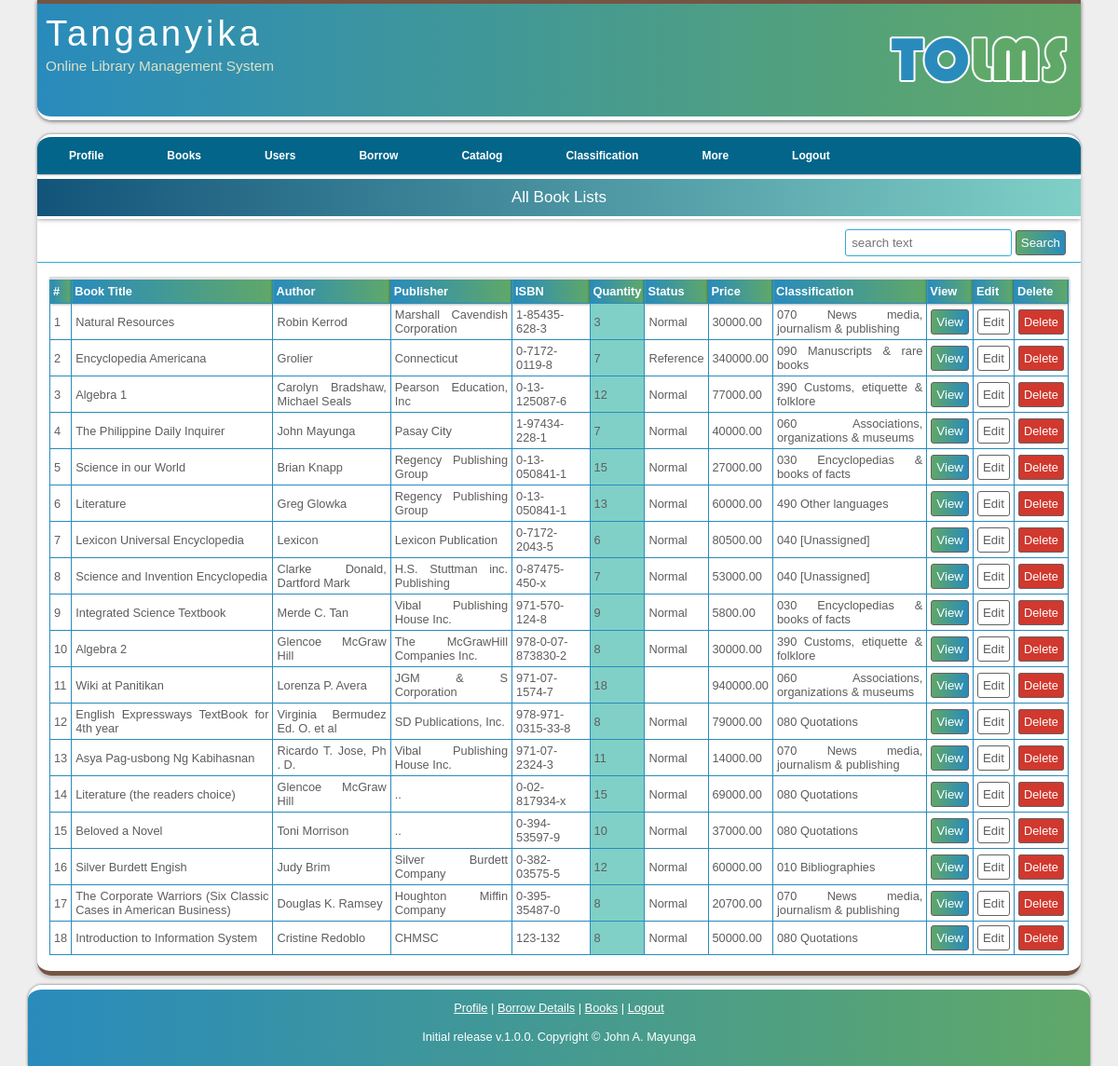
/viewBooksAvailable.php (signed in), run on the app's committed database.
### tables this page shows
CREATE TABLE `catalog` (
  `catalogID` int(11) NOT NULL,
  `catalogNo` char(8) NOT NULL,
  `catStatus` enum('Lost','New','Old','Deleted') NOT NULL DEFAULT 'New',
  `state` enum('0','1') NOT NULL DEFAULT '1',
  `bookID` int(11) NOT NULL
);

CREATE TABLE `books` (
  `bookID` int(11) NOT NULL,
  `bookTitle` varchar(100) NOT NULL,
  `author` varchar(50) NOT NULL,
  `bookPub` varchar(100) NOT NULL,
  `pages` varchar(40) NOT NULL,
  `ISBN` varchar(50) NOT NULL,
  `copyrightYear` int(11) NOT NULL,
  `dateReceived` datetime NOT NULL,
  `dateAdded` datetime NOT NULL,
  `status` enum('Normal','Reference') NOT NULL DEFAULT 'Normal',
  `price` decimal(10,2) NOT NULL,
  `classID` int(50) NOT NULL
);

CREATE TABLE `classification` (
  `classID` int(11) NOT NULL,
  `deweyNo` varchar(5) NOT NULL,
  `className` varchar(50) DEFAULT NULL
);

### AppRoot/init.inc.php (called while the page is built, shortened)
<?php
$host = 'localhost';
$user = 'atchosti_tolms';
$password = 'MayungaPassword';
$database = 'atchosti_tolms';
$link = mysqli_connect($host, $user, $password, $database );
if(isset($_SESSION['userID'])){
    $sessionULe           = $_SESSION['uLevel'];
}
require_once ('AppRoot/Functions/functions.php');
require_once ('AppRoot/Functions/viewFunctions.php');

### AppRoot/Functions/viewFunctions.php (called while the page is built, shortened)
<?php
function viewBookCount($catStatus = '', $catStatus1 = '', $state = '', $filter = ''){
    global $link;
    $query = "SELECT *, COUNT(*) AS quantity FROM catalog
        LEFT JOIN books ON catalog.bookID = books.bookID
        LEFT JOIN classification ON books.classID = classification.classID
        where catalog.catStatus !='Deleted' AND catalog.catStatus !='Lost' AND catalog.state !='0'  ";
    $query .= " GROUP BY catalog.bookID";
    $queryresult = mysqli_query($link, $query);
    return $queryresult;
}
function getClassificationFromID($classID){
    global $link;
    $classID = secureText(checkValue($classID, 'Classification is empty!'));
    $result = mysqli_query($link, "SELECT * FROM classification where classID = '{$classID}'");
    if($result){
        $row = mysqli_fetch_assoc($result);
        $classification = $row['deweyNo'] . " " . $row['className'];
        return $classification;
    }
}

### AppRoot/Functions/functions.php (called while the page is built, shortened)
<?php
function secureText ($text) {
    global $link;
    $string = trim ($text);
    $securedString = mysqli_real_escape_string ($link, $string);
    return $securedString;
}
function checkValue($value, $message){
    return $value;
}

### viewBooksAvailable.php (the view, shortened to what this page needs)
<?php
include('AppRoot/init.inc.php');
$catStatus = 'Deleted'; $catStatus1 = 'Lost'; $state = '0'; $filter = '';
?>
<!DOCTYPE HTML>
<html>
    <?php require_once 'AppRoot/Includes/head.inc';?>
    <body>
      <div id="main">
          <?php include 'AppRoot/Includes/header.inc'; ?>
          <?php include 'AppRoot/Includes/navigation.inc'; ?>
        <div id="site_content">
            <div class="my-title">All Book Lists</div>
            <?php include('AppRoot/Includes/searchForm.inc'); ?>
            <div class="contents-manage">
                <table class="data-table">
                    <tr>
                       <th>#</th><th>Book Title</th><th>Author</th><th>Publisher</th><th>ISBN</th><th>Quantity</th><th>Status</th><th>Price</th><th>Classification</th><th>View</th>
                       <?php if($sessionULe == 'Admin' || $sessionULe == 'Librarian') : ?>
                       <th>Edit</th>
                       <th>Delete</th>
                       <?php endif; ?>
                    </tr>
                        <tbody>
                        <?php
                        $number = 1;
                        foreach (viewBookCount($catStatus, $catStatus1, $state, $filter) as $user) :
                            extract($user);
                        ?>
                            <tr>
                                <td><?= $number; ?></td>
                                <td><?= $bookTitle; ?></td>
                                <td><?= $author; ?></td>
                                <td><?= $bookPub; ?></td>
                                <td><?= $ISBN; ?></td>
                                <td <?php if($quantity < 1) { echo "style='background-color: #80d0c7'"; } else {echo "style='background-color: #80d0c7'"; } ?>><?= $quantity; ?></td>
                                <td><?= $status; ?></td>
                                <td><?= $price; ?></td>
                                <td><?= getClassificationFromID($classID); ?></td>
                                <td>
                                    <form action="viewBook.php" method="POST">
                                        <input type="submit" class="control-button view" name="viewFullBook" value="View"/>
                                    </form>
                                </td>
                                <?php if($sessionULe == 'Admin' || $sessionULe == 'Librarian') : ?>
                                <td>
                                    <form action="manageBook.php" method="POST">
                                        <input type="submit" class="control-button edit" name="editBook" value="Edit"/>
                                    </form>
                                </td>
                                <td>
                                    <a href="viewBooksAvailable.php?deleteBook=<?=$bookID ?>" OnClick="return confirm('Are you sure you want to delete this book <?= $bookTitle ;?> ?')" class="control-button delete" >Delete</a>
                                </td>
                                <?php endif; ?>
                            </tr>
                        <?php
                            $number ++;
                            endforeach;
                        ?>
                        </tbody>
                    </table>
                </div>
            </div>
        </div>
        <?php include 'AppRoot/Includes/footer.inc'; ?>
    </body>
</html>

### AppRoot/Assets/CSS/styles.css (style rules this page uses)
* { margin: 0; padding: 0; }
body { font: normal .80em 'trebuchet ms', arial, sans-serif; background: #eee; color: #5D5D5D; text-align: justify; }
a, a:hover { background: transparent; text-decoration: underline; color: #51A9FB; }
#main { max-width: 1120px; padding: 0 20px 0 20px; margin: 0 auto 10px auto; }
#site_content { width: 100%; min-height: 480px; overflow: hidden; padding: 0px; background: #fff; border-top: 5px solid #fff; border-bottom: 5px solid #765443;; border-radius: 0 0 15px 15px; color: #5D5D5D; box-shadow: 0 2px 5px 0 rgba(0,0,0,.26); margin-bottom: 10px; }
.my-title { padding: 10px; background: linear-gradient(to right, #13547a, #80d0c7); border-bottom: 3px solid #fff; color: #fff; font-size: 17px; margin-bottom: 5px; text-align: center; box-shadow: 0 0 5px rgba(0,0,0,.5); }
.contents-manage { padding: 15px 13px 17px 13px; }
.control-button { padding: 5px; border: 1px solid #636161; border-radius: 3px; color: #fff; text-decoration: none; outline: none; }
.delete { background-color: #d1382e; }
.edit { background-color: #fff; color: #5D5D5D; }
.view { background: linear-gradient(to right, #60A868, #298BBC); }
table { border-collapse: collapse; }
.data-table { border-top: 3px solid #ddd; width: 100%; }
.data-table th, .data-table td { vertical-align: middle; border: 1px solid #298BBC; }
.data-table th { background: linear-gradient(to right, #298BBC, #60A868); padding: 5px 3px; color: #fff; box-shadow: 0 0 3px rgba(0,0,0,.5); }
.data-table td { padding: 4px; }

### data on the page
catalog: bookID.bookTitle "Natural Resources", bookID.author "Robin Kerrod", bookID.bookPub "Marshall Cavendish Corporation", bookID.ISBN "1-85435-628-3", quantity "3", bookID.status "Normal", bookID.price "30000.00", classification.classID+deweyNo+className "070 News media, journalism & publishing"
catalog: bookID.bookTitle "Encyclopedia Americana", bookID.author "Grolier", bookID.bookPub "Connecticut", bookID.ISBN "0-7172-0119-8", quantity "7", bookID.status "Reference", bookID.price "340000.00", classification.classID+deweyNo+className "090 Manuscripts & rare books"
catalog: bookID.bookTitle "Algebra 1", bookID.author "Carolyn Bradshaw, Michael Seals", bookID.bookPub "Pearson Education, Inc", bookID.ISBN "0-13-125087-6", quantity "12", bookID.status "Normal", bookID.price "77000.00", classification.classID+deweyNo+className "390 Customs, etiquette & folklore"
catalog: bookID.bookTitle "The Philippine Daily Inquirer", bookID.author "John Mayunga", bookID.bookPub "Pasay City", bookID.ISBN "1-97434-228-1", quantity "7", bookID.status "Normal", bookID.price "40000.00", classification.classID+deweyNo+className "060 Associations, organizations & museums"
catalog: bookID.bookTitle "Science in our World", bookID.author "Brian Knapp", bookID.bookPub "Regency Publishing Group", bookID.ISBN "0-13-050841-1", quantity "15", bookID.status "Normal", bookID.price "27000.00", classification.classID+deweyNo+className "030 Encyclopedias & books of facts"
catalog: bookID.bookTitle "Literature", bookID.author "Greg Glowka", bookID.bookPub "Regency Publishing Group", bookID.ISBN "0-13-050841-1", quantity "13", bookID.status "Normal", bookID.price "60000.00", classification.classID+deweyNo+className "490 Other languages"
catalog: bookID.bookTitle "Lexicon Universal Encyclopedia", bookID.author "Lexicon", bookID.bookPub "Lexicon Publication", bookID.ISBN "0-7172-2043-5", quantity "6", bookID.status "Normal", bookID.price "80500.00", classification.classID+deweyNo+className "040 [Unassigned]"
catalog: bookID.bookTitle "Science and Invention Encyclopedia", bookID.author "Clarke Donald, Dartford Mark", bookID.bookPub "H.S. Stuttman inc. Publishing", bookID.ISBN "0-87475-450-x", quantity "7", bookID.status "Normal", bookID.price "53000.00", classification.classID+deweyNo+className "040 [Unassigned]"
catalog: bookID.bookTitle "Integrated Science Textbook", bookID.author "Merde C. Tan", bookID.bookPub "Vibal Publishing House Inc.", bookID.ISBN "971-570-124-8", quantity "9", bookID.status "Normal", bookID.price "5800.00", classification.classID+deweyNo+className "030 Encyclopedias & books of facts"
catalog: bookID.bookTitle "Algebra 2", bookID.author "Glencoe McGraw Hill", bookID.bookPub "The McGrawHill Companies Inc.", bookID.ISBN "978-0-07-873830-2", quantity "8", bookID.status "Normal", bookID.price "30000.00", classification.classID+deweyNo+className "390 Customs, etiquette & folklore"
catalog: bookID.bookTitle "Wiki at Panitikan", bookID.author "Lorenza P. Avera", bookID.bookPub "JGM & S Corporation", bookID.ISBN "971-07-1574-7", quantity "18", bookID.price "940000.00", classification.classID+deweyNo+className "060 Associations, organizations & museums"
catalog: bookID.bookTitle "English Expressways TextBook for 4th year", bookID.author "Virginia Bermudez Ed. O. et al", bookID.bookPub "SD Publications, Inc.", bookID.ISBN "978-971-0315-33-8", quantity "8", bookID.status "Normal", bookID.price "79000.00", classification.classID+deweyNo+className "080 Quotations"
catalog: bookID.bookTitle "Asya Pag-usbong Ng Kabihasnan", bookID.author "Ricardo T. Jose, Ph . D.", bookID.bookPub "Vibal Publishing House Inc.", bookID.ISBN "971-07-2324-3", quantity "11", bookID.status "Normal", bookID.price "14000.00", classification.classID+deweyNo+className "070 News media, journalism & publishing"
catalog: bookID.bookTitle "Literature (the readers choice)", bookID.author "Glencoe McGraw Hill", bookID.bookPub "..", bookID.ISBN "0-02-817934-x", quantity "15", bookID.status "Normal", bookID.price "69000.00", classification.classID+deweyNo+className "080 Quotations"
catalog: bookID.bookTitle "Beloved a Novel", bookID.author "Toni Morrison", bookID.bookPub "..", bookID.ISBN "0-394-53597-9", quantity "10", bookID.status "Normal", bookID.price "37000.00", classification.classID+deweyNo+className "080 Quotations"
catalog: bookID.bookTitle "Silver Burdett Engish", bookID.author "Judy Brim", bookID.bookPub "Silver Burdett Company", bookID.ISBN "0-382-03575-5", quantity "12", bookID.status "Normal", bookID.price "60000.00", classification.classID+deweyNo+className "010 Bibliographies"
catalog: bookID.bookTitle "The Corporate Warriors (Six Classic Cases in American Business)", bookID.author "Douglas K. Ramsey", bookID.bookPub "Houghton Miffin Company", bookID.ISBN "0-395-35487-0", quantity "8", bookID.status "Normal", bookID.price "20700.00", classification.classID+deweyNo+className "070 News media, journalism & publishing"
catalog: bookID.bookTitle "Introduction to Information System", bookID.author "Cristine Redoblo", bookID.bookPub "CHMSC", bookID.ISBN "123-132", quantity "8", bookID.status "Normal", bookID.price "50000.00", classification.classID+deweyNo+className "080 Quotations"
